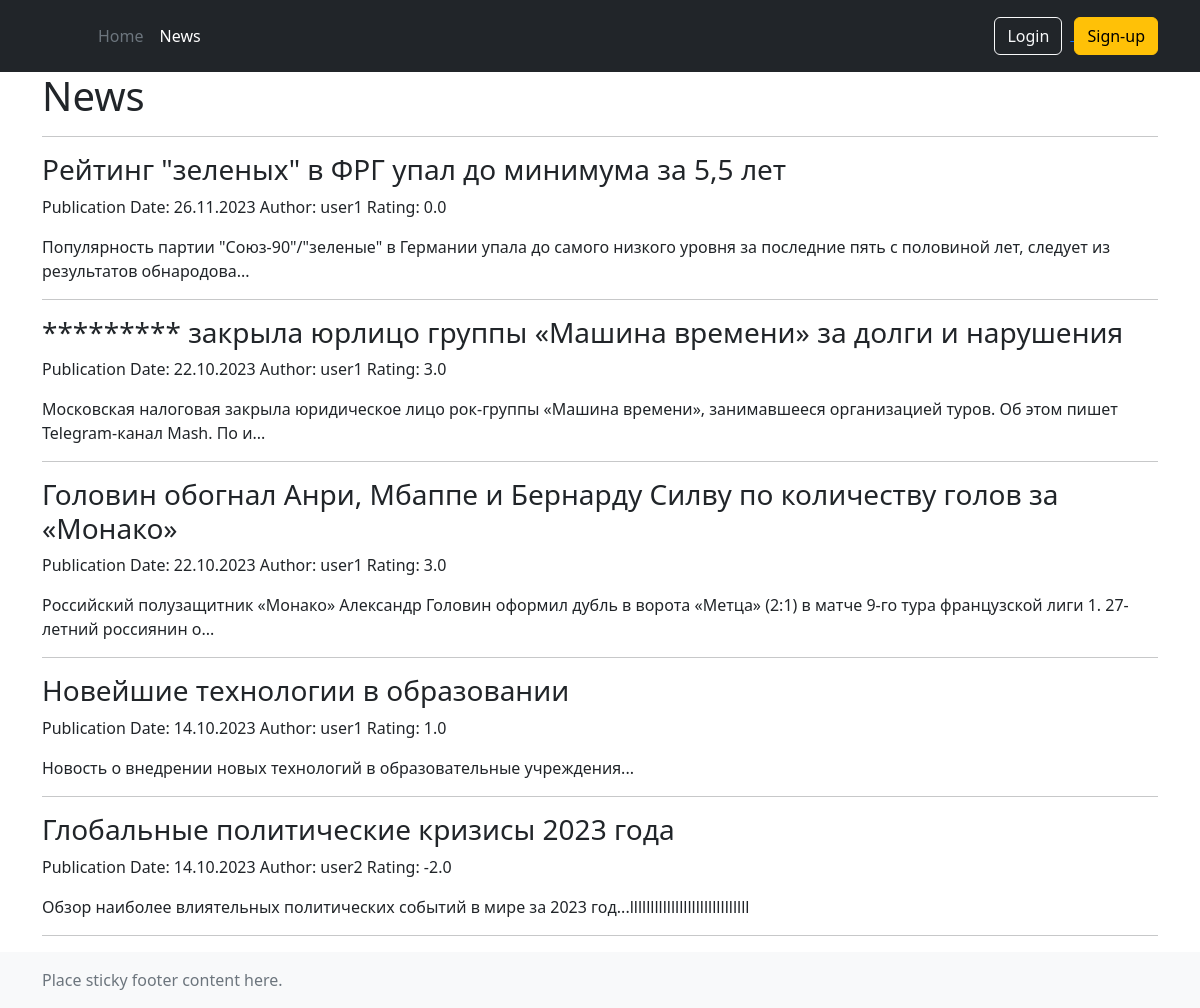
The page /news/ on the database as committed earlier.
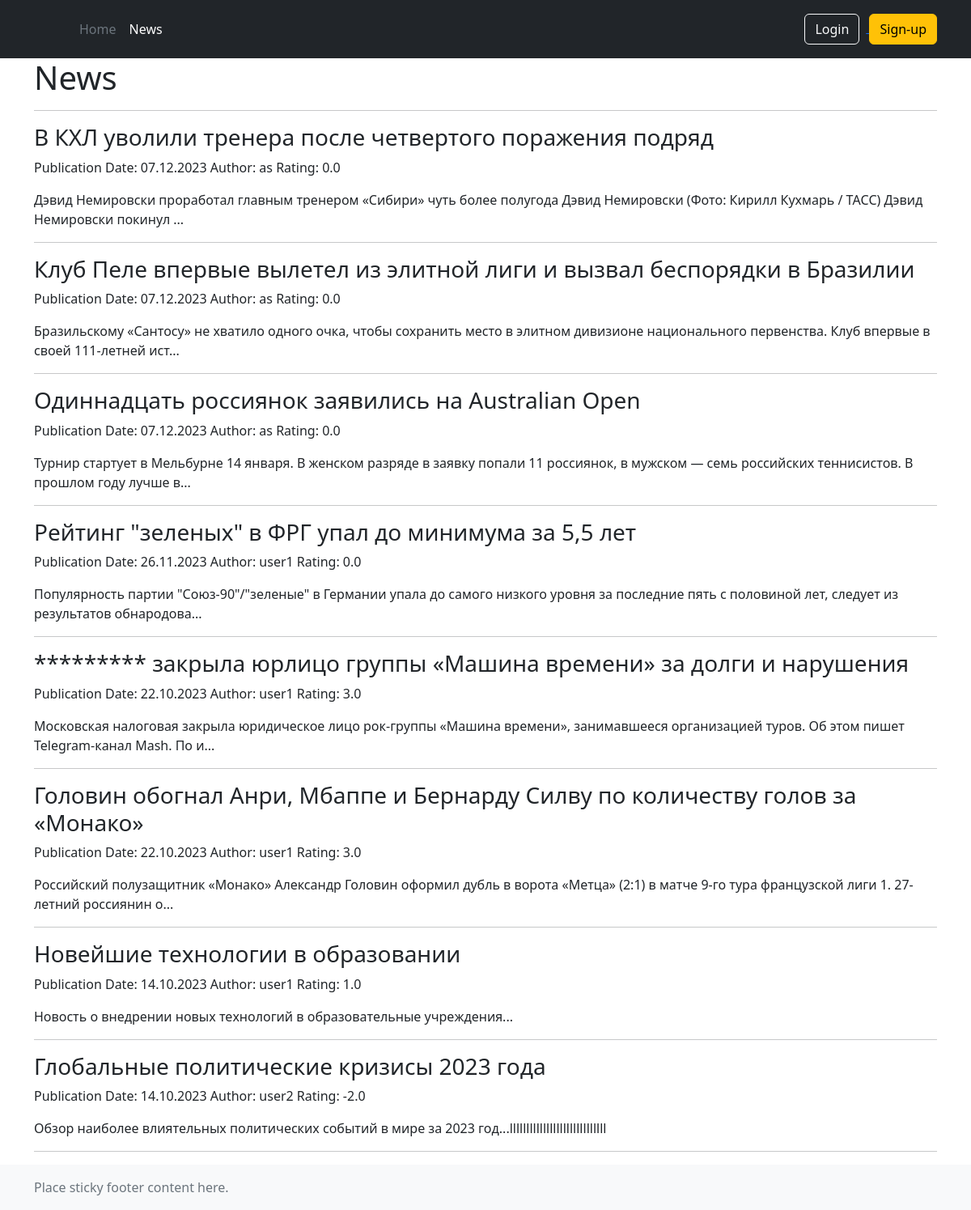
The same page on the database as committed later.
### news/models.py (models this page shows, shortened)
class Post(models.Model):
    article = 'A'
    news = 'N'
    TYPES = [
        (article, 'Статья'),
        (news, 'Новость'),
    ]
    author = models.ForeignKey(Author, on_delete=models.CASCADE)
    news_type = models.CharField(max_length=1, choices=TYPES, default=article)
    created_at = models.DateTimeField(auto_now_add=True)
    categories = models.ManyToManyField(Category, through='PostCategory')
    title = models.CharField(max_length=255)
    content = models.TextField()
    rating = models.FloatField(default=0.0)
    views = models.IntegerField(default=0)
    likes = models.ManyToManyField(User, related_name='liked_posts')
    dislikes = models.ManyToManyField(User, related_name='disliked_posts')

class Author(models.Model):
    user = models.OneToOneField(User, on_delete=models.CASCADE)
    rating = models.FloatField(default=0.0)
    def __str__(self):
        return self.user.get_full_name() or self.user.username

### news/views.py (the view)
# urls.py: path('', NewsList.as_view(), name='news_list'),  # Matches the root URL ('/news/') and uses the NewsList view
class NewsList(ListView):
    model = Post
    template_name = 'news/news.html'
    context_object_name = 'news'
    queryset = Post.objects.order_by('-created_at')
    paginate_by = 10
    def get_queryset(self):
        return Post.objects.order_by('-created_at')

### news/templatetags/censor_filters.py (called while the page is built)
@register.filter(name='censor')
def censor(value):
    unwanted_words = ["черт", "дурак", "Налоговая"]
    for word in unwanted_words:
        value = value.replace(word, '*' * len(word))
    return value

### templates/news/news.html (shortened to what this page needs)
{% extends 'base.html' %}
{% load censor_filters %}
{% block content %}
<h1>News</h1>
<hr>
{% for article in news %}
<div class="news-item">
    <h3><a href="{% url 'news_detail' article.id %}">{{ article.title|censor }}</a></h3>
    <p>Publication Date: {{ article.created_at|date:"d.m.Y" }} Author: {{ article.author }} Rating: {{ article.rating }}</p>
    <p>{{ article.content|slice:":150" |censor }}{% if article.content|length > 150 %}...{% endif %}</p>
</div>
<hr>
{% endfor %}
{% endblock content %}

### templates/base.html (shortened to what this page needs)
<!DOCTYPE html>
<html lang="en">
<head>
<link href="https://cdn.jsdelivr.net/npm/bootstrap@5.2.3/dist/css/bootstrap.min.css" rel="stylesheet">
<link rel="stylesheet" href="https://cdnjs.cloudflare.com/ajax/libs/font-awesome/5.15.4/css/all.min.css">
<link rel="stylesheet" href="assets/css/style.css">
</head>
<body>
{% include './layout/parts/header.html' %}
<div class="container">
 {% block content %}
 {% endblock content %}
</div>
{% include './layout/parts/footer.html' %}
</body>
</html>

### templates/layout/parts/header.html (shortened to what this page needs)
<header class="p-3 text-bg-dark">
	<div class="container">
		<div class="d-flex flex-wrap align-items-center justify-content-center justify-content-lg-start">
			<a href="/" class="d-flex align-items-center mb-2 mb-lg-0 text-white text-decoration-none">
				<svg class="bi me-2" width="40" height="32" role="img" aria-label="Bootstrap"><use xlink:href="#bootstrap"/></svg>
			</a>
			<ul class="nav col-12 col-lg-auto me-lg-auto mb-2 justify-content-center mb-md-0">
				<li><a href="/" class="nav-link px-2 text-secondary">Home</a></li>
				<li><a href="/news/" class="nav-link px-2 text-white">News</a></li>
			</ul>
			<div class="text-end">
				{% if user.is_authenticated %}
					<span>Welcome, {{ user.username }}</span>
					<a href="/sign/logout/">
						<button type="button" class="btn btn-outline-light me-2">Logout</button>
					</a>
				{% else %}
					<a href="/sign/login/">
						<button type="button" class="btn btn-outline-light me-2">Login</button>
					</a>
					<a href="/sign/signup/">
						<button type="button" class="btn btn-warning">Sign-up</button>
					</a>
				{% endif %}
			</div>
		</div>
	</div>
 </header>

### templates/layout/parts/footer.html
<footer class="footer mt-auto py-3 bg-light">
	<div class="container">
		<span class="text-muted">Place sticky footer content here.</span>
	</div>
 </footer>

### templates/news/news.html (style rules this page uses)
.news-item h3 a { text-decoration: none; color: inherit; }

Rows that differ between the two databases and show on the page:
added Post: title|censor "В КХЛ уволили тренера после четвертого поражения подряд", created_at "07.12.2023", author "as", rating "0.0", content|censor "Дэвид Немировски проработал главным тренером «Сибири» чуть более полугода Дэвид Немировски (Фото: Кирилл Кухмарь / ТАСС) Дэвид Немировски покинул"
added Post: title|censor "Клуб Пеле впервые вылетел из элитной лиги и вызвал беспорядки в Бразилии", created_at "07.12.2023", author "as", rating "0.0", content|censor "Бразильскому «Сантосу» не хватило одного очка, чтобы сохранить место в элитном дивизионе национального первенства. Клуб впервые в своей 111-летней ист"
added Post: title|censor "Одиннадцать россиянок заявились на Australian Open", created_at "07.12.2023", author "as", rating "0.0", content|censor "Турнир стартует в Мельбурне 14 января. В женском разряде в заявку попали 11 россиянок, в мужском — семь российских теннисистов. В прошлом году лучше в"
